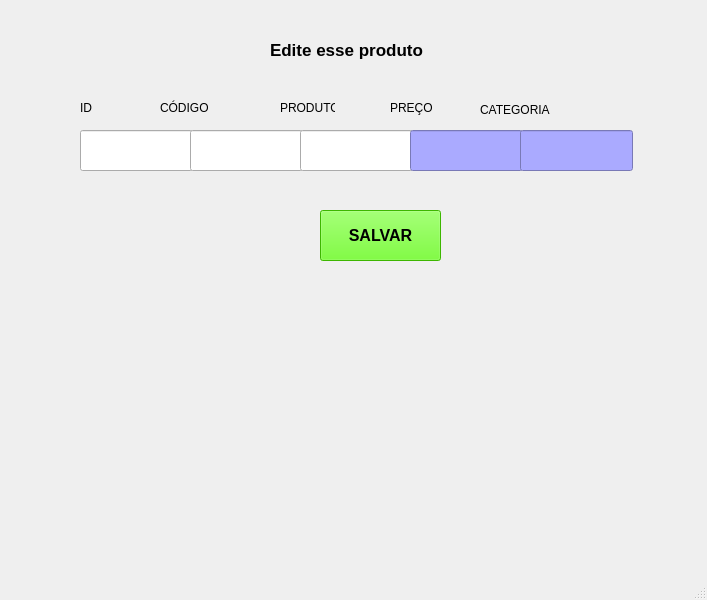
<?xml version="1.0" encoding="UTF-8"?>
<ui version="4.0">
 <class>MainWindow</class>
 <widget class="QMainWindow" name="MainWindow">
  <property name="geometry">
   <rect>
    <x>0</x>
    <y>0</y>
    <width>707</width>
    <height>600</height>
   </rect>
  </property>
  <property name="windowTitle">
   <string>MainWindow</string>
  </property>
  <widget class="QWidget" name="centralwidget">
   <widget class="QLabel" name="label">
    <property name="geometry">
     <rect>
      <x>270</x>
      <y>40</y>
      <width>211</width>
      <height>20</height>
     </rect>
    </property>
    <property name="font">
     <font>
      <pointsize>13</pointsize>
      <weight>75</weight>
      <bold>true</bold>
     </font>
    </property>
    <property name="text">
     <string>Edite esse produto</string>
    </property>
   </widget>
   <widget class="QLabel" name="label_2">
    <property name="geometry">
     <rect>
      <x>80</x>
      <y>100</y>
      <width>55</width>
      <height>16</height>
     </rect>
    </property>
    <property name="text">
     <string>ID</string>
    </property>
   </widget>
   <widget class="QLabel" name="label_3">
    <property name="geometry">
     <rect>
      <x>160</x>
      <y>100</y>
      <width>55</width>
      <height>16</height>
     </rect>
    </property>
    <property name="text">
     <string>CÓDIGO</string>
    </property>
   </widget>
   <widget class="QLabel" name="label_4">
    <property name="geometry">
     <rect>
      <x>280</x>
      <y>100</y>
      <width>55</width>
      <height>16</height>
     </rect>
    </property>
    <property name="text">
     <string>PRODUTO</string>
    </property>
   </widget>
   <widget class="QLabel" name="label_5">
    <property name="geometry">
     <rect>
      <x>390</x>
      <y>100</y>
      <width>55</width>
      <height>16</height>
     </rect>
    </property>
    <property name="text">
     <string>PREÇO</string>
    </property>
   </widget>
   <widget class="QLabel" name="label_6">
    <property name="geometry">
     <rect>
      <x>480</x>
      <y>100</y>
      <width>81</width>
      <height>20</height>
     </rect>
    </property>
    <property name="text">
     <string>CATEGORIA</string>
    </property>
   </widget>
   <widget class="QLineEdit" name="lineEdit">
    <property name="geometry">
     <rect>
      <x>80</x>
      <y>130</y>
      <width>113</width>
      <height>41</height>
     </rect>
    </property>
   </widget>
   <widget class="QLineEdit" name="lineEdit_2">
    <property name="geometry">
     <rect>
      <x>190</x>
      <y>130</y>
      <width>113</width>
      <height>41</height>
     </rect>
    </property>
   </widget>
   <widget class="QLineEdit" name="lineEdit_3">
    <property name="geometry">
     <rect>
      <x>300</x>
      <y>130</y>
      <width>113</width>
      <height>41</height>
     </rect>
    </property>
    <property name="styleSheet">
     <string notr="true"/>
    </property>
   </widget>
   <widget class="QLineEdit" name="lineEdit_4">
    <property name="geometry">
     <rect>
      <x>410</x>
      <y>130</y>
      <width>113</width>
      <height>41</height>
     </rect>
    </property>
    <property name="styleSheet">
     <string notr="true">background-color: rgb(170, 170, 255);</string>
    </property>
   </widget>
   <widget class="QLineEdit" name="lineEdit_5">
    <property name="geometry">
     <rect>
      <x>520</x>
      <y>130</y>
      <width>113</width>
      <height>41</height>
     </rect>
    </property>
    <property name="styleSheet">
     <string notr="true">background-color: rgb(170, 170, 255);</string>
    </property>
   </widget>
   <widget class="QPushButton" name="pushButton">
    <property name="geometry">
     <rect>
      <x>320</x>
      <y>210</y>
      <width>121</width>
      <height>51</height>
     </rect>
    </property>
    <property name="font">
     <font>
      <pointsize>12</pointsize>
      <weight>75</weight>
      <bold>true</bold>
     </font>
    </property>
    <property name="styleSheet">
     <string notr="true">background-color: rgb(85, 255, 0);</string>
    </property>
    <property name="text">
     <string>SALVAR</string>
    </property>
   </widget>
  </widget>
  <widget class="QMenuBar" name="menubar">
   <property name="geometry">
    <rect>
     <x>0</x>
     <y>0</y>
     <width>707</width>
     <height>26</height>
    </rect>
   </property>
  </widget>
  <widget class="QStatusBar" name="statusbar"/>
 </widget>
 <resources/>
 <connections/>
</ui>
